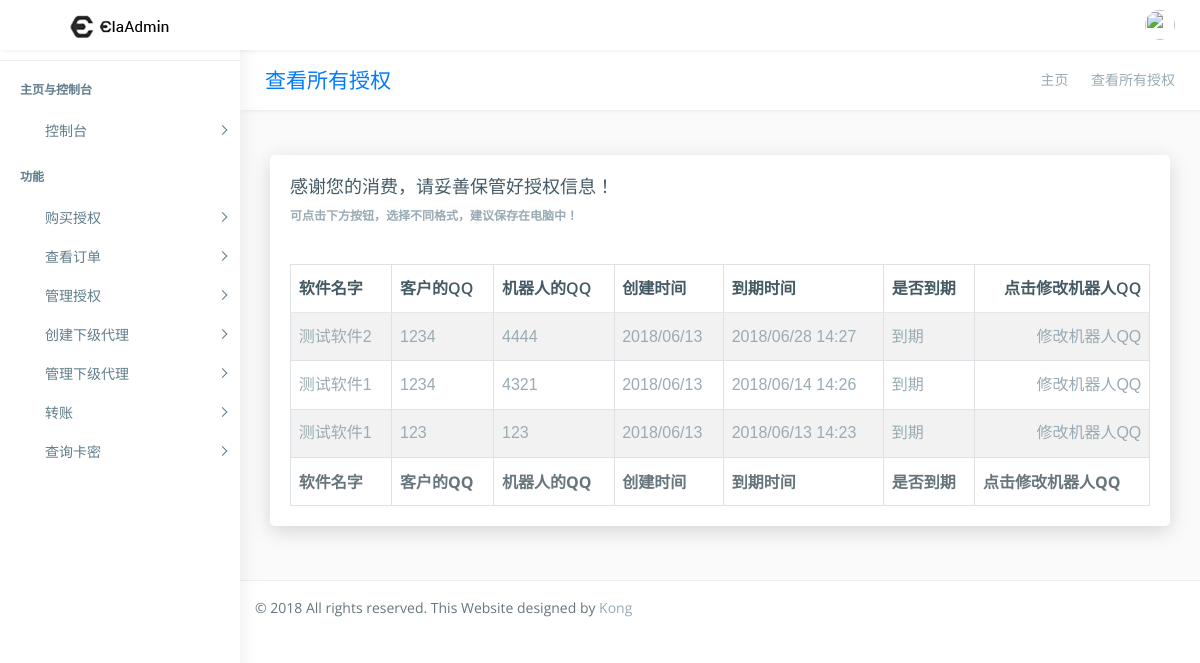
The page /check_all_auth/ (signed in) on the database its author committed.
### main_app/models.py (models this page shows, shortened)
class Software(models.Model):
    software_id = models.PositiveIntegerField(verbose_name="软件ID", unique=True)
    software_name = models.CharField(verbose_name="软件名", max_length=30)
    software_version_number = models.CharField(verbose_name="软件版本号", max_length=30,default="V1.0")
    software_each_time = models.PositiveIntegerField(verbose_name="套餐时间（按小时计算）",default=720)
    software_cost = models.DecimalField(max_digits=8,decimal_places=2,verbose_name="软件价格",default=0)
    software_try = models.BooleanField(verbose_name="是否开启试用",default=False)
    software_try_hours = models.PositiveIntegerField(verbose_name="试用时长",default=0)

class Authorization(models.Model):
    software = models.ForeignKey(Software, verbose_name="软件对象")
    customer_QQ = models.PositiveIntegerField(verbose_name="客户的QQ")
    proxy_man = models.ForeignKey(User,verbose_name="代理",blank=True,null=True)
    bot_QQ = models.PositiveIntegerField("机器人的QQ")
    begin_time = models.DateField(verbose_name="创建时间",auto_now_add=True)
    deadline_time = models.DateTimeField(verbose_name="到期时间",default=timezone.now)

### main_app/views/web/base_web.py (the view)
# urls.py: url(r'^check_all_auth/$',check_all_auth,name='check_all_auth'),
@login_required
def check_all_auth(request):
    context = {}
    try:  #查找授权
        auths = Authorization.objects.filter(proxy_man=request.user).order_by('id')
        auths_list =[]
        auths = auths.reverse()
        for i in auths:
            a = {"software":i.software,"customer_QQ":i.customer_QQ,"bot_QQ":i.bot_QQ,"begin_time":i.begin_time,"deadline_time":i.deadline_time,"pk":i.pk}
            auths_list.append(a)
            if i.deadline_time < timezone.now():
                a["auths_state"] = False
            else:
                a["auths_state"] = True
        context["auths_list"] = auths_list
    except:
        pass
    return render(request,'page-auth.html',context)

### templates/page-auth.html (shortened to what this page needs)
{% extends "base.html" %}
{% load staticfiles %}
{% block wrapper %}
        <div class="page-wrapper">
            <div class="row page-titles">
                <div class="col-md-5 align-self-center">
                    <h3 class="text-primary">查看所有授权</h3> </div>
                <div class="col-md-7 align-self-center">
                    <ol class="breadcrumb">
                        <li class="breadcrumb-item"><a href="{% url "index" %}">主页</a></li>
                        <li class="breadcrumb-item active">查看所有授权</li>
                    </ol>
                </div>
            </div>
            <div class="container-fluid">
                <div class="row">
                    <div class="col-12">
                        <div class="card">
                            <div class="card-body">
                                <h4 class="card-title">感谢您的消费，请妥善保管好授权信息！</h4>
                                <h6 class="card-subtitle"><strong>可点击下方按钮，选择不同格式，建议保存在电脑中！</strong></h6>
                                <div class="table-responsive m-t-40">
                                    <table id="example23" class="display nowrap table table-hover table-striped table-bordered" cellspacing="0" width="100%">
                                        <thead>
                                            <tr>
                                                <th>软件名字</th>
                                                <th>客户的QQ</th>
                                                <th>机器人的QQ</th>
                                                <th>创建时间</th>
                                                <th>到期时间</th>
                                                <th>是否到期</th>
                                                <th>点击修改机器人QQ</th>
                                            </tr>
                                        </thead>
                                        <tfoot>
                                            <tr>
                                                <th>软件名字</th>
                                                <th>客户的QQ</th>
                                                <th>机器人的QQ</th>
                                                <th>创建时间</th>
                                                <th>到期时间</th>
                                                <th>是否到期</th>
                                                <th>点击修改机器人QQ</th>
                                            </tr>
                                        </tfoot>
                                        <tbody>
                                        {% if auths_list %}
                                        {% for i in auths_list %}
                                            <tr>
                                                <td>{{ i.software.software_name }}</td>
                                                <td>{{ i.customer_QQ }}</td>
                                                <td>{{ i.bot_QQ}}</td>
                                                <td>{{ i.begin_time|date:"Y/m/d" }}</td>
                                                <td>{{ i.deadline_time|date:"Y/m/d H:i" }}</td>
                                                {% if i.auths_state %}
                                                    <td>正常</td>
                                                {% else %}
                                                    <td>到期</td>
                                                {% endif %}
                                                <td><a href="{% url "check_auth" pk=i.pk %}">修改机器人QQ</a></td>
                                            </tr>
                                        {% endfor %}
                                        {% endif %}
                                        </tbody>
                                    </table>
                                </div>
                            </div>
                        </div>
                    </div>
                </div>
            </div>
{% endblock wrapper %}

### main_app/static/css/helper.css (style rules this page uses)
.m-t-40 { margin-top: 40px!important; }

### rows shown on the page
Software: software.software_name "测试软件2", customer_QQ "1234", bot_QQ "4444", begin_time "2018/06/13", deadline_time "2018/06/28 14:27"
Software: software.software_name "测试软件1", customer_QQ "1234", bot_QQ "4321", begin_time "2018/06/13", deadline_time "2018/06/14 14:26"
Software: software.software_name "测试软件1", customer_QQ "123", bot_QQ "123", begin_time "2018/06/13", deadline_time "2018/06/13 14:23"
